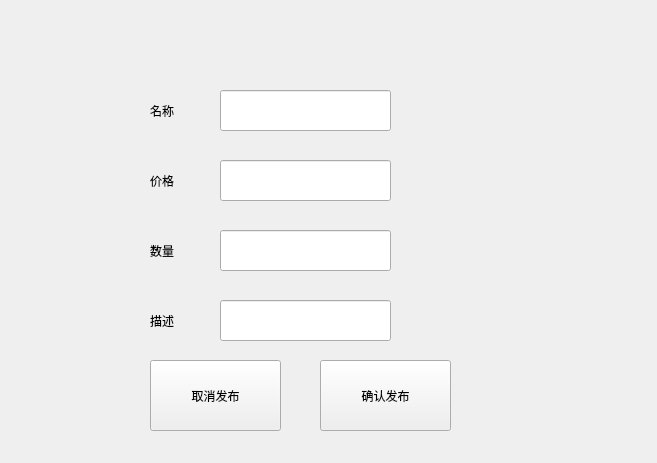
<?xml version="1.0" encoding="UTF-8"?>
<ui version="4.0">
 <class>PublishWindow</class>
 <widget class="QWidget" name="PublishWindow">
  <property name="geometry">
   <rect>
    <x>0</x>
    <y>0</y>
    <width>657</width>
    <height>463</height>
   </rect>
  </property>
  <property name="windowTitle">
   <string>Form</string>
  </property>
  <widget class="QLineEdit" name="Name">
   <property name="geometry">
    <rect>
     <x>220</x>
     <y>90</y>
     <width>171</width>
     <height>41</height>
    </rect>
   </property>
  </widget>
  <widget class="QLineEdit" name="Price">
   <property name="geometry">
    <rect>
     <x>220</x>
     <y>160</y>
     <width>171</width>
     <height>41</height>
    </rect>
   </property>
  </widget>
  <widget class="QLineEdit" name="Number">
   <property name="geometry">
    <rect>
     <x>220</x>
     <y>230</y>
     <width>171</width>
     <height>41</height>
    </rect>
   </property>
  </widget>
  <widget class="QLineEdit" name="Description">
   <property name="geometry">
    <rect>
     <x>220</x>
     <y>300</y>
     <width>171</width>
     <height>41</height>
    </rect>
   </property>
  </widget>
  <widget class="QLabel" name="label">
   <property name="geometry">
    <rect>
     <x>150</x>
     <y>100</y>
     <width>71</width>
     <height>21</height>
    </rect>
   </property>
   <property name="text">
    <string>名称</string>
   </property>
  </widget>
  <widget class="QLabel" name="label_2">
   <property name="geometry">
    <rect>
     <x>150</x>
     <y>170</y>
     <width>71</width>
     <height>21</height>
    </rect>
   </property>
   <property name="text">
    <string>价格</string>
   </property>
  </widget>
  <widget class="QLabel" name="label_3">
   <property name="geometry">
    <rect>
     <x>150</x>
     <y>240</y>
     <width>71</width>
     <height>21</height>
    </rect>
   </property>
   <property name="text">
    <string>数量</string>
   </property>
  </widget>
  <widget class="QLabel" name="label_4">
   <property name="geometry">
    <rect>
     <x>150</x>
     <y>310</y>
     <width>71</width>
     <height>21</height>
    </rect>
   </property>
   <property name="text">
    <string>描述</string>
   </property>
  </widget>
  <widget class="QPushButton" name="cancel">
   <property name="geometry">
    <rect>
     <x>150</x>
     <y>360</y>
     <width>131</width>
     <height>71</height>
    </rect>
   </property>
   <property name="text">
    <string>取消发布</string>
   </property>
  </widget>
  <widget class="QPushButton" name="ok">
   <property name="geometry">
    <rect>
     <x>320</x>
     <y>360</y>
     <width>131</width>
     <height>71</height>
    </rect>
   </property>
   <property name="text">
    <string>确认发布</string>
   </property>
  </widget>
 </widget>
 <resources/>
 <connections/>
</ui>
